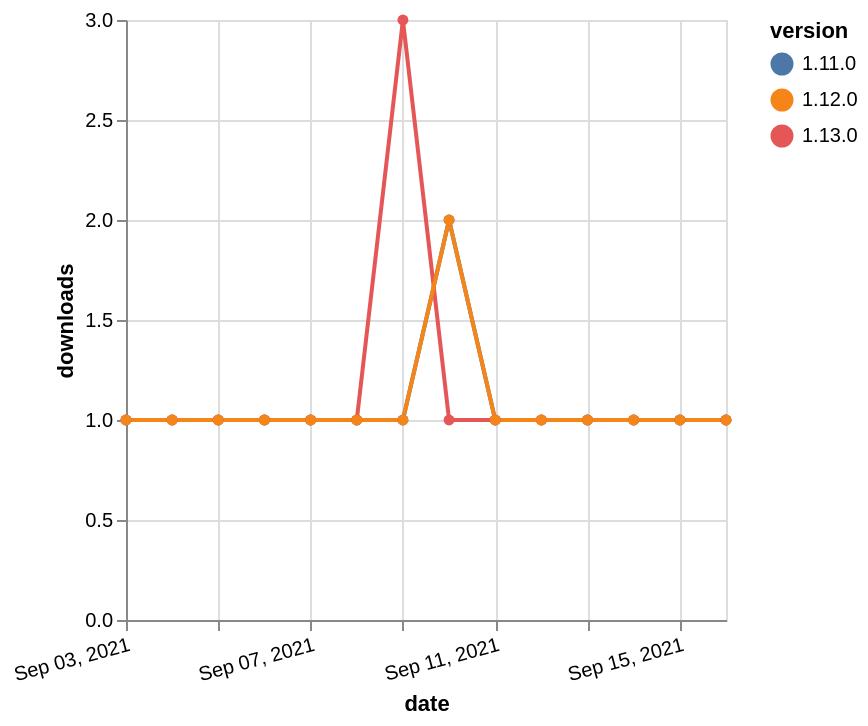

Vega-Lite specification stored for this chart:
### Vega-Lite specification from a JSON file in a GitHub repository (floating-point values rounded to 4 significant figures)
{"$schema": "https://vega.github.io/schema/vega-lite/v5.json", "description": "A simple bar chart with embedded data.", "data": {"values": [{"date": "2021-09-03", "total": 211, "delta": 1, "version": "1.11.0"}, {"date": "2021-09-04", "total": 212, "delta": 1, "version": "1.11.0"}, {"date": "2021-09-05", "total": 213, "delta": 1, "version": "1.11.0"}, {"date": "2021-09-06", "total": 214, "delta": 1, "version": "1.11.0"}, {"date": "2021-09-07", "total": 215, "delta": 1, "version": "1.11.0"}, {"date": "2021-09-08", "total": 216, "delta": 1, "version": "1.11.0"}, {"date": "2021-09-09", "total": 217, "delta": 1, "version": "1.11.0"}, {"date": "2021-09-10", "total": 219, "delta": 2, "version": "1.11.0"}, {"date": "2021-09-11", "total": 220, "delta": 1, "version": "1.11.0"}, {"date": "2021-09-12", "total": 221, "delta": 1, "version": "1.11.0"}, {"date": "2021-09-13", "total": 222, "delta": 1, "version": "1.11.0"}, {"date": "2021-09-14", "total": 223, "delta": 1, "version": "1.11.0"}, {"date": "2021-09-15", "total": 224, "delta": 1, "version": "1.11.0"}, {"date": "2021-09-16", "total": 225, "delta": 1, "version": "1.11.0"}, {"date": "2021-09-03", "total": 276, "delta": 1, "version": "1.13.0"}, {"date": "2021-09-04", "total": 277, "delta": 1, "version": "1.13.0"}, {"date": "2021-09-05", "total": 278, "delta": 1, "version": "1.13.0"}, {"date": "2021-09-06", "total": 279, "delta": 1, "version": "1.13.0"}, {"date": "2021-09-07", "total": 280, "delta": 1, "version": "1.13.0"}, {"date": "2021-09-08", "total": 281, "delta": 1, "version": "1.13.0"}, {"date": "2021-09-09", "total": 284, "delta": 3, "version": "1.13.0"}, {"date": "2021-09-10", "total": 285, "delta": 1, "version": "1.13.0"}, {"date": "2021-09-11", "total": 286, "delta": 1, "version": "1.13.0"}, {"date": "2021-09-12", "total": 287, "delta": 1, "version": "1.13.0"}, {"date": "2021-09-13", "total": 288, "delta": 1, "version": "1.13.0"}, {"date": "2021-09-14", "total": 289, "delta": 1, "version": "1.13.0"}, {"date": "2021-09-15", "total": 290, "delta": 1, "version": "1.13.0"}, {"date": "2021-09-16", "total": 291, "delta": 1, "version": "1.13.0"}, {"date": "2021-09-03", "total": 171, "delta": 1, "version": "1.12.0"}, {"date": "2021-09-04", "total": 172, "delta": 1, "version": "1.12.0"}, {"date": "2021-09-05", "total": 173, "delta": 1, "version": "1.12.0"}, {"date": "2021-09-06", "total": 174, "delta": 1, "version": "1.12.0"}, {"date": "2021-09-07", "total": 175, "delta": 1, "version": "1.12.0"}, {"date": "2021-09-08", "total": 176, "delta": 1, "version": "1.12.0"}, {"date": "2021-09-09", "total": 177, "delta": 1, "version": "1.12.0"}, {"date": "2021-09-10", "total": 179, "delta": 2, "version": "1.12.0"}, {"date": "2021-09-11", "total": 180, "delta": 1, "version": "1.12.0"}, {"date": "2021-09-12", "total": 181, "delta": 1, "version": "1.12.0"}, {"date": "2021-09-13", "total": 182, "delta": 1, "version": "1.12.0"}, {"date": "2021-09-14", "total": 183, "delta": 1, "version": "1.12.0"}, {"date": "2021-09-15", "total": 184, "delta": 1, "version": "1.12.0"}, {"date": "2021-09-16", "total": 185, "delta": 1, "version": "1.12.0"}]}, "width": "container", "mark": {"type": "line", "point": {"filled": true}}, "encoding": {"x": {"field": "date", "type": "temporal", "timeUnit": "yearmonthdate", "title": "date", "axis": {"labelAngle": -15}}, "y": {"field": "delta", "type": "quantitative", "title": "downloads"}, "color": {"field": "version", "type": "nominal"}, "tooltip": {"field": "delta"}}}
